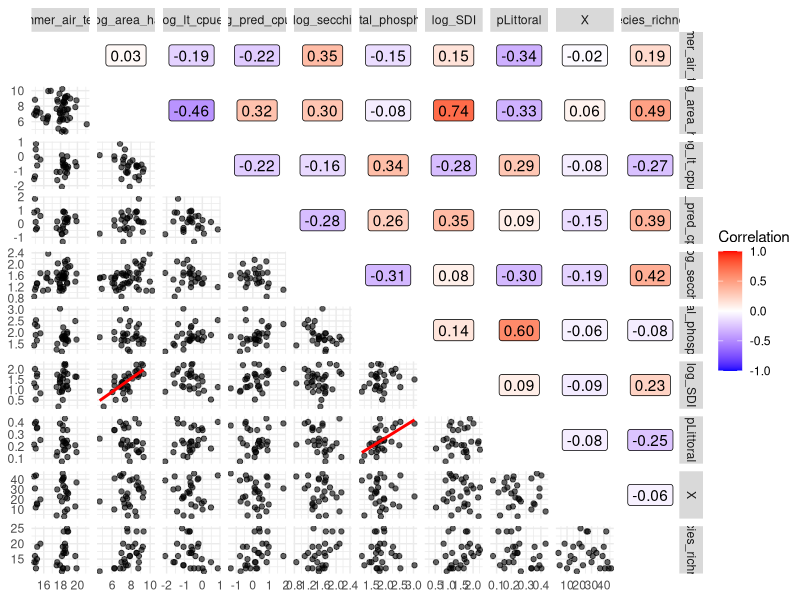
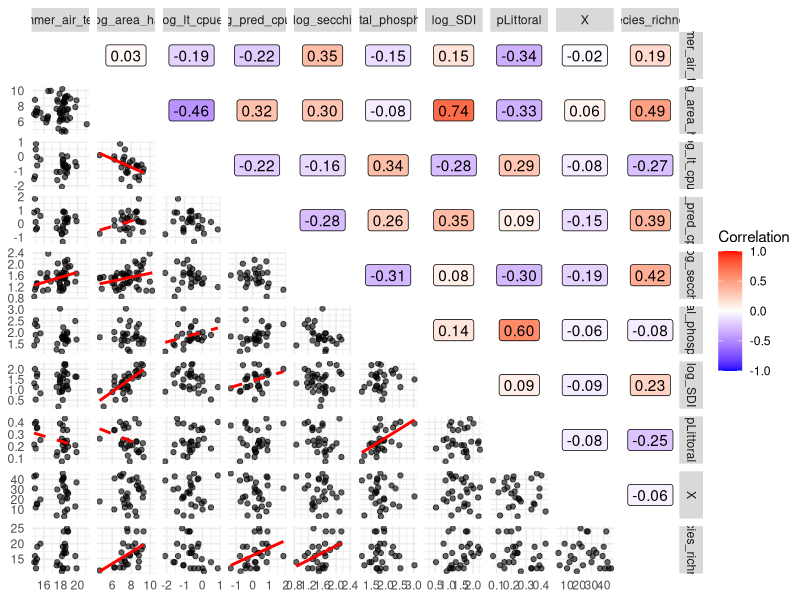

Write R code to recreate these figures, in order.
##Correlation plots for lake attributes 

library(tidyverse)
library(ggplot2)
library(cowplot)
library(gridExtra)

lake_df <- read.csv("data/lake_supp_table.csv") %>%
  rename(Lake_Name = "Lake.Name", Area_ha = "Lake.Area..ha.", summer_air_temp = "Summer.Air.Temperature..C.", LaTro_CUE = "Lake.Trout.CUE", total_pred_CUE = "Total.Predator.CUE", sampling_year = "Sampling.Year", secchi = "Secchi.Depth..m.", total_p = "Total.Phosphorus..ugL.", SDI = "Development.Index") %>%
  mutate(log_area_ha = log(Area_ha),
         log_lt_cpue = log(LaTro_CUE),
         log_pred_cpue = log(total_pred_CUE),
         log_secchi = log(secchi),
         log_total_phosphorous = log(total_p),
         log_SDI = log(SDI)) %>%
  select(Lake_Name, sampling_year, summer_air_temp, log_area_ha:log_SDI, pLittoral)

sp_rich <- read.csv("data/sp_rich_jul4.csv")

lake_df <- left_join(lake_df, sp_rich, by = "Lake_Name")


vars_to_plot <- lake_df %>%
  select(-Lake_Name, -sampling_year) %>%
  select(where(is.numeric))  # ensures you're only plotting numeric variables


library(GGally)
# Custom correlation function
cor_fun <- function(data, mapping, ...){
  x <- eval_data_col(data, mapping$x)
  y <- eval_data_col(data, mapping$y)
  corr <- cor(x, y, use = "complete.obs")
  pval <- cor.test(x, y)$p.value
  
  label <- sprintf("%.2f", corr)
  fill_col <- if (is.na(corr)) "grey80" else scales::col_numeric(
    palette = c("blue", "white", "red"),
    domain = c(-1, 1)
  )(corr)
  
  ggplot() +
    geom_label(aes(x = 0, y = 0, label = label),
               fill = fill_col, color = "black",
               label.r = unit(0.15, "lines")) +
    theme_void()
}


scatter_with_lm_1 <- function(data, mapping, ...) {
  x <- eval_data_col(data, mapping$x)
  y <- eval_data_col(data, mapping$y)
  
  corr <- cor(x, y, use = "complete.obs")
  fit <- lm(y ~ x)
  pval <- summary(fit)$coefficients[2, 4]
  
  # Only show line if correlation > 0.5
  show_line <- !is.na(corr) && corr > 0.5
  
  linetype <- if (pval < 0.05) "solid" else if (pval < 0.1) "dashed" else "blank"
  
  ggplot(data = data, mapping = mapping) +
    geom_point(alpha = 0.6, size = 1.5) +
    {if (show_line && linetype != "blank") 
      geom_smooth(method = "lm", se = FALSE, linetype = linetype, color = "red")} +
    theme_minimal()
}


scatter_with_lm_2 <- function(data, mapping, ...){
  x <- eval_data_col(data, mapping$x)
  y <- eval_data_col(data, mapping$y)
  
  fit <- lm(y ~ x)
  pval <- summary(fit)$coefficients[2, 4]
  
  linetype <- if (pval < 0.05) "solid" else if (pval < 0.1) "dashed" else "blank"
  
  ggplot(data = data, mapping = mapping) +
    geom_point(alpha = 0.6, size = 1.5) +
    {if (linetype != "blank") geom_smooth(method = "lm", se = FALSE, linetype = linetype, color = "red")} +
    theme_minimal()
}


# Create dummy data to simulate correlation range
legend_data <- data.frame(corr = seq(-1, 1, length.out = 100), x = 1)

# Dummy plot with color scale for correlation
cor_legend <- ggplot(legend_data, aes(x = x, y = corr, fill = corr)) +
  geom_tile() +
  scale_fill_gradient2(low = "blue", mid = "white", high = "red", 
                       midpoint = 0, limits = c(-1, 1),
                       name = "Correlation") +
  theme_void() +
  theme(legend.position = "right")

# Extract legend only
legend_only <- cowplot::get_legend(cor_legend)



pairplot_1 <- ggpairs(vars_to_plot,
        upper = list(continuous = cor_fun),
        lower = list(continuous = scatter_with_lm_1),
        diag = list(continuous = "blankDiag")) 

pairplot_grob_1 <- GGally::ggmatrix_gtable(pairplot_1)

# Then arrange with legend
grid.arrange(pairplot_grob_1, legend_only, ncol = 2, widths = c(4, 0.5))

pairplot_2 <- ggpairs(vars_to_plot,
        upper = list(continuous = cor_fun),
        lower = list(continuous = scatter_with_lm_2),
        diag = list(continuous = "blankDiag")) 

pairplot_grob_2<- GGally::ggmatrix_gtable(pairplot_2)

# Then arrange with legend
grid.arrange(pairplot_grob_2, legend_only, ncol = 2, widths = c(4, 0.5))


